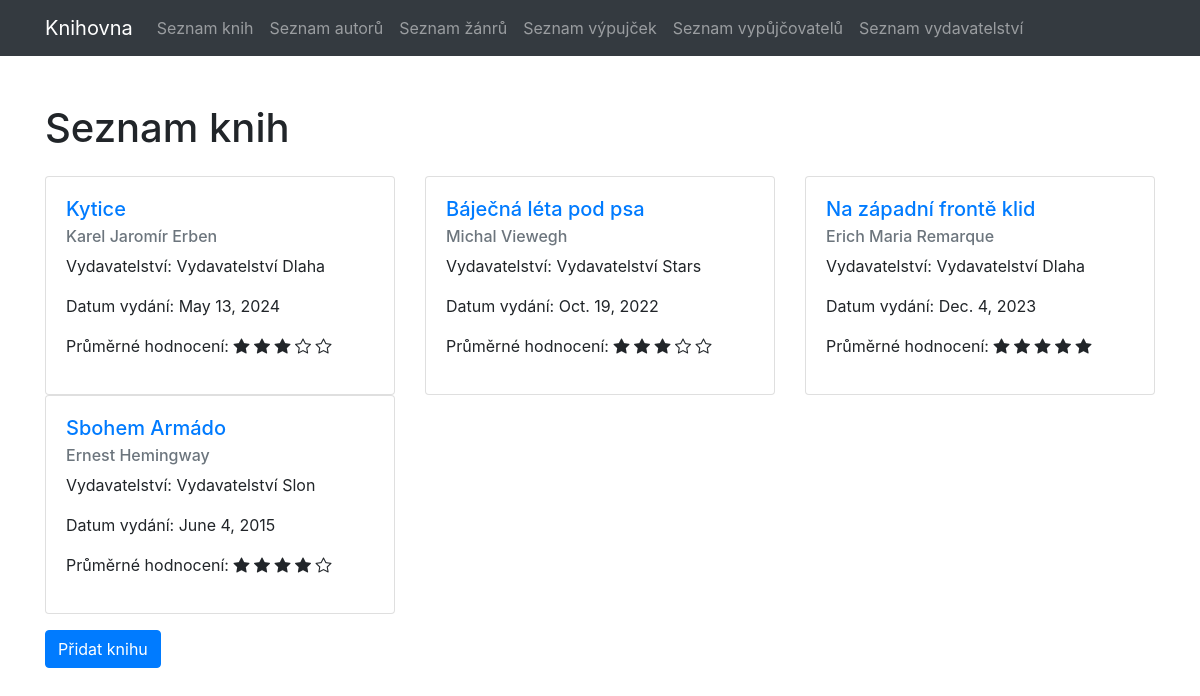
The page / on the database its author committed.
### library/models.py (models this page shows, shortened)
class Book(models.Model):
    title = models.CharField(max_length=100)
    author = models.ForeignKey('Author', on_delete=models.CASCADE)
    publisher = models.ForeignKey('Publisher', on_delete=models.CASCADE)
    publication_date = models.DateField()
    genre = models.ForeignKey('Genre', on_delete=models.CASCADE)  # Použijeme ID žánru "Nezařazeno"

class Author(models.Model):
    name = models.CharField(max_length=50)
    birth_date = models.DateField()
    def __str__(self):
        return self.name

class Publisher(models.Model):
    name = models.CharField(max_length=100)
    def __str__(self):
        return self.name

### library/views.py (the view)
# urls.py: path('', book_list, name='book_list'),
def book_list(request):
    books = Book.objects.annotate(average_rating=Round(Avg('review__rating')))
    return render(request, 'book_list.html', {'books': books})

### library/templates/book_list.html (shortened to what this page needs)
{% extends 'base.html' %}
{% block content %}
<h1 class="mt-5 mb-4">Seznam knih</h1>
<div class="row">
	{% for book in books %}
	<div class="col-md-4">
		<div class="card">
			<div class="card-body">
				<h5 class="card-title">
					<a href="{% url 'book_detail' book.id %}"
						>{{ book.title }}</a
					>
				</h5>
				<h6 class="card-subtitle mb-2 text-muted">{{ book.author }}</h6>
				<p class="card-text">Vydavatelství: {{ book.publisher }}</p>
				<p class="card-text">
					Datum vydání: {{ book.publication_date }}
				</p>
                <p>Průměrné hodnocení:
					{% for i in "12345" %}
                        {% if i|add:0 <= book.average_rating %}
                            <span class="bi bi-star-fill"></span>
                        {% else %}
                            <span class="bi bi-star"></span>
                        {% endif %}
                    {% endfor %}
                </p>
			</div>
		</div>
	</div>
	{% endfor %}
</div>
<a href="{% url 'book_create_view' %}" class="btn btn-primary mt-3">Přidat knihu</a>
{% endblock %}

### rows shown on the page
Book: title "Kytice", author "Karel Jaromír Erben", publisher "Vydavatelství Dlaha", publication_date "May 13, 2024"
Book: title "Báječná léta pod psa", author "Michal Viewegh", publisher "Vydavatelství Stars", publication_date "Oct. 19, 2022"
Book: title "Na západní frontě klid", author "Erich Maria Remarque", publisher "Vydavatelství Dlaha", publication_date "Dec. 4, 2023"
Book: title "Sbohem Armádo", author "Ernest Hemingway", publisher "Vydavatelství Slon", publication_date "June 4, 2015"
